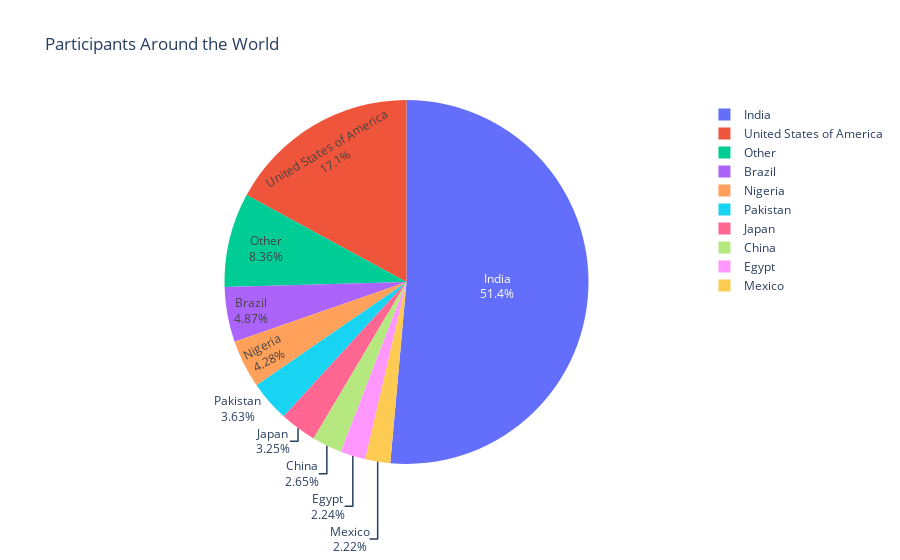

Here is the notebook cell this chart was saved with:
### Code cell
fig = px.pie(data['Q4'][1:].value_counts().reset_index()[:10], values='Q4', names='index', title='Participants Around the World')
fig.update_traces(textinfo='label+percent')

### Figure 1 — Plotly figure (JSON) as saved in the notebook; plotly's stock layout.template omitted (floating-point values rounded to 4 significant figures)
{"data": [{"domain": {"x": [0, 1], "y": [0, 1]}, "hovertemplate": "index=%{label}<br>Q4=%{value}<extra></extra>", "labels": ["India", "United States of America", "Other", "Brazil", "Nigeria", "Pakistan", "Japan", "China", "Egypt", "Mexico"], "legendgroup": "", "name": "", "showlegend": true, "textinfo": "label+percent", "type": "pie", "values": [8792, 2920, 1430, 833, 731, 620, 556, 453, 383, 380]}], "layout": {"legend": {"tracegroupgap": 0}, "title": {"text": "Participants Around the World"}}}
